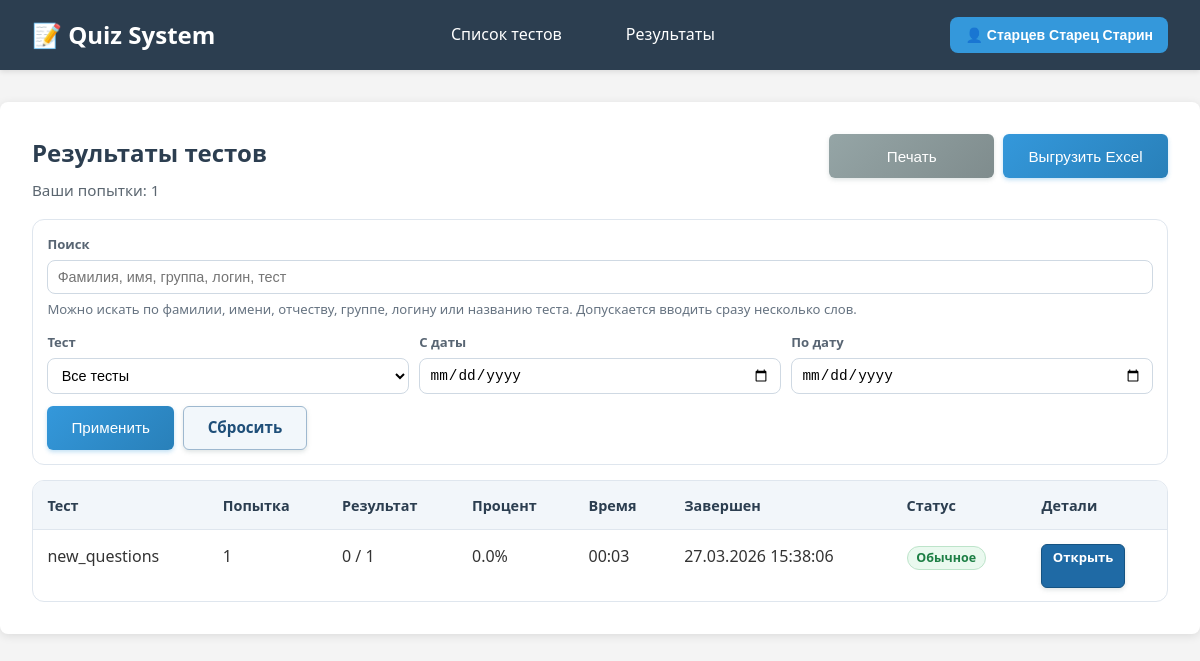
The page /results (signed in) on the database its author committed.
### tables this page shows
CREATE TABLE test_results (
            id INTEGER PRIMARY KEY AUTOINCREMENT,
            login TEXT NOT NULL,
            filename TEXT NOT NULL,
            attempt_number INTEGER NOT NULL,
            total_questions INTEGER NOT NULL,
            total_correct INTEGER NOT NULL,
            percentage REAL NOT NULL,
            elapsed_seconds INTEGER,
            threshold REAL NOT NULL,
            forced_finish INTEGER NOT NULL DEFAULT 0,
            started_at TEXT,
            finished_at TEXT NOT NULL,
            created_at TIMESTAMP DEFAULT CURRENT_TIMESTAMP, user_answers_json TEXT, questions_json TEXT,
            UNIQUE(login, filename, attempt_number)
        );

### main.py (the view)
@app.get("/results", response_class=HTMLResponse)
def results_page(request: Request):
    login = get_user_from_session(request)
    if not login:
        return RedirectResponse(url="/", status_code=303)
    user_info = get_user_full_info(login)
    if not user_info:
        return RedirectResponse(url="/", status_code=303)
    filters = get_results_filters_from_request(request)
    results = get_test_results_for_view(
        user_info,
        search_query=filters["q"],
        status_filter=filters["status"],
        test_filter=filters["test"],
        date_from=filters["date_from"],
        date_to=filters["date_to"]
    )
    test_options = get_test_result_tests_for_view(user_info)
    context = get_template_context(request)
    context.update({
        "request": request,
        "results": results,
        "results_count": len(results),
        "show_user_column": user_info.get("user_type") in ["teacher", "admin"],
        "test_options": test_options,
        "filters": filters
    })
    return templates.TemplateResponse("test_results.html", context)

### templates/test_results.html (shortened to what this page needs)
{% extends "base.html" %}
{% block container_class %}narrow-container test-results-page{% endblock %}
{% block content %}
<div class="results-wrapper">
    <div class="results-header">
        <div>
            <h2>Результаты тестов</h2>
            {% if show_user_column %}
            <p class="results-subtitle">Последние попытки всех пользователей: {{ results_count }}</p>
            {% else %}
            <p class="results-subtitle">Ваши попытки: {{ results_count }}</p>
            {% endif %}
        </div>
        <div class="results-actions">
            <button type="button" class="btn btn-secondary btn-print" onclick="printResultsPage()">Печать</button>
            <button type="button" class="btn btn-primary btn-export" onclick="exportResultsPage()">Выгрузить Excel</button>
        </div>
    </div>
    <div class="filters-box">
        <form method="get" action="/results" class="filters-form" id="results-filters-form">
            <div class="search-row">
                <div class="filter-field">
                    <label for="q">Поиск</label>
                    <input
                        type="search"
                        id="q"
                        name="q"
                        value="{{ filters.q }}"
                        placeholder="Фамилия, имя, группа, логин, тест"
                    >
                </div>
                <p class="search-hint">Можно искать по фамилии, имени, отчеству, группе, логину или названию теста. Допускается вводить сразу несколько слов.</p>
            </div>
            <div class="filters-grid">
                <div class="filter-field">
                    <label for="test">Тест</label>
                    <select id="test" name="test">
                        <option value="">Все тесты</option>
                    </select>
                </div>
                <div class="filter-field">
                    <label for="date_from">С даты</label>
                    <input type="date" id="date_from" name="date_from" value="{{ filters.date_from }}">
                </div>
                <div class="filter-field">
                    <label for="date_to">По дату</label>
                    <input type="date" id="date_to" name="date_to" value="{{ filters.date_to }}">
                </div>
            </div>
            <div class="filters-actions">
                <button type="submit" class="btn btn-primary">Применить</button>
                <a href="/results" class="btn btn-secondary btn-reset">Сбросить</a>
            </div>
        </form>
    </div>
    {% if results %}
    <div class="table-box">
        <div class="table-scroll">
            <table class="results-table">
                <thead>
                    <tr>
                        <th>Тест</th>
                        <th>Попытка</th>
                        <th>Результат</th>
                        <th>Процент</th>
                        <th>Время</th>
                        <th>Завершен</th>
                        <th>Статус</th>
                        <th class="col-details">Детали</th>
                    </tr>
                </thead>
                <tbody>
                    {% for item in results %}
                    <tr>
                        <td>{{ item.test_name }}</td>
                        <td>{{ item.attempt_number }}</td>
                        <td>{{ item.total_correct }} / {{ item.total_questions }}</td>
                        <td>{{ item.percentage_display }}%</td>
                        <td>{{ item.elapsed_time_display }}</td>
                        <td>{{ item.finished_at_display }}</td>
                        <td>
                            {% if item.forced_finish %}
                            <span class="status-chip forced">Принудительное</span>
                            {% else %}
                            <span class="status-chip normal">Обычное</span>
                            {% endif %}
                        </td>
                        <td class="cell-details">
                            <a href="/results/{{ item.id }}" class="btn btn-secondary btn-open-details">Открыть</a>
                        </td>
                    </tr>
                    {% endfor %}
                </tbody>
            </table>
        </div>
    </div>
    {% else %}
    <div class="no-users">
        <h3>Результатов пока нет</h3>
        <p>Пройдите тест, и результаты появятся на этой странице.</p>
    </div>
    {% endif %}
</div>
{% endblock %}

### static/style.css (style rules this page uses)
* { margin: 0; padding: 0; box-sizing: border-box; }
body { font-family: 'Segoe UI', Tahoma, Geneva, Verdana, sans-serif; line-height: 1.6; color: #333; background-color: #f4f4f4; }
.btn { display: inline-flex; align-items: center; justify-content: center; padding: 0.75rem 1.5rem; border: none; border-radius: 6px; text-decoration: none; font-size: 0.95rem; font-weight: 500; cursor: pointer; transition: all 0.3s ease; text-align: center; min-height: 44px; line-height: 1; }
.btn-primary { background: linear-gradient(135deg, #3498db, #2980b9); color: white; box-shadow: 0 2px 4px rgba(52, 152, 219, 0.3); }
.btn-secondary { background: linear-gradient(135deg, #95a5a6, #7f8c8d); color: white; box-shadow: 0 2px 4px rgba(149, 165, 166, 0.3); }
label { display: block; margin-bottom: 0.5rem; font-weight: bold; color: #2c3e50; }

### templates/base.html (style rules this page uses)
* { box-sizing: border-box; margin: 0; padding: 0; }
body { font-family: 'Segoe UI', Arial, sans-serif; background: #f4f4f4; min-height: 100vh; }
label { display: block; margin-bottom: 8px; font-weight: 600; color: #2c3e50; font-size: 14px; }
button { background: #3498db; color: white; padding: 12px 24px; border: none; border-radius: 8px; cursor: pointer; font-size: 14px; font-weight: 600; transition: all 0.3s ease; display: inline-flex; align-items: center; gap: 8px; }
h2 { color: #2c3e50; margin-bottom: 25px; text-align: center; }

### templates/test_results.html (style rules this page uses)
.test-results-page .results-wrapper { max-width: 100%; }
.test-results-page .results-header { display: flex; justify-content: space-between; align-items: flex-start; gap: 1rem; flex-wrap: wrap; margin-bottom: 1rem; }
.test-results-page .results-header h2 { text-align: left; margin-bottom: 0.35rem; }
.test-results-page .results-header > div:first-child { flex: 1 1 320px; min-width: 0; }
.test-results-page .results-subtitle { color: #5b6670; font-size: 0.95rem; }
.test-results-page .results-actions { display: flex; gap: 0.55rem; flex-wrap: wrap; justify-content: flex-end; }
.test-results-page .btn-print, .test-results-page .btn-export { min-width: 165px; }
.test-results-page .filters-box { border: 1px solid #dfe6ee; border-radius: 12px; background: #fff; padding: 0.9rem; margin-bottom: 0.9rem; }
.test-results-page .filters-form { display: grid; gap: 0.75rem; }
.test-results-page .search-row { display: grid; gap: 0.35rem; }
.test-results-page .search-hint { margin: 0; color: #667381; font-size: 0.82rem; }
.test-results-page .filters-grid { display: grid; gap: 0.65rem; grid-template-columns: repeat(auto-fit, minmax(170px, 1fr)); }
.test-results-page .filter-field label { display: block; margin-bottom: 0.28rem; font-size: 0.82rem; color: #586573; font-weight: 600; }
.test-results-page .filter-field input, .test-results-page .filter-field select { width: 100%; border: 1px solid #cfd9e3; border-radius: 8px; padding: 0.5rem 0.58rem; font-size: 0.9rem; background: #fff; }
.test-results-page .filters-actions { display: flex; gap: 0.55rem; flex-wrap: wrap; }
.test-results-page .btn-reset { background: #f2f7fb; color: #1f4f79; border: 1px solid #9eb8cf; font-weight: 600; }
.test-results-page .table-box { border: 1px solid #dfe6ee; border-radius: 12px; overflow: hidden; background: #fff; }
.test-results-page .table-scroll { overflow-x: auto; }
.test-results-page .results-table { width: 100%; border-collapse: collapse; min-width: 920px; }
.test-results-page .results-table thead th { background: #f2f6fa; color: #2c3e50; text-align: left; padding: 0.8rem 0.9rem; font-size: 0.9rem; border-bottom: 1px solid #dfe6ee; }
.test-results-page .results-table tbody td { padding: 0.82rem 0.9rem; border-bottom: 1px solid #ecf1f6; vertical-align: top; }
.test-results-page .results-table tbody tr:last-child td { border-bottom: none; }
.test-results-page .status-chip { display: inline-block; padding: 0.2rem 0.55rem; border-radius: 999px; font-size: 0.78rem; font-weight: 700; line-height: 1.2; white-space: nowrap; }
.test-results-page .status-chip.normal { color: #1d7f45; background: #eaf9ef; border: 1px solid #bde4ca; }
.test-results-page .btn-open-details { display: inline-block; padding: 0.42rem 0.65rem; font-size: 0.82rem; font-weight: 600; background: #1f6aa5; color: #ffffff; border: 1px solid #155382; }

### rows shown on the page
test_results: test_name "new_questions", attempt_number "1", total_correct "0", total_questions "1", percentage_display "0.0", elapsed_time_display "00:03", finished_at_display "27.03.2026 15:38:06", forced_finish "Обычное"

### other values the page prints
{{ user_info.full_name }} "Старцев Старец Старин"
{{ results_count }} "1"
